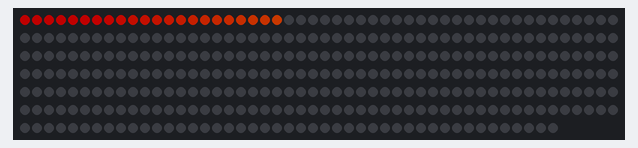
The sketch below on a simulated Arduino Uno, built with avr-gcc and run on an emulated ATmega328P. Parts: 345 RGB LEDs in strip order, left to right, continuing on the next row. Dim RGB values are drawn brighter than linear; what the sketch prints to the serial monitor is not drawn.

Above: at 0.47 s.
At 4.53 s:
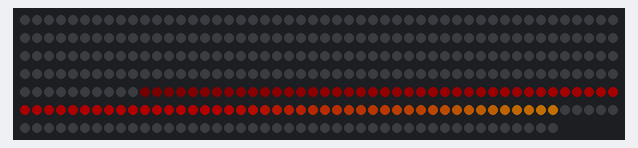
At 10.12 s:
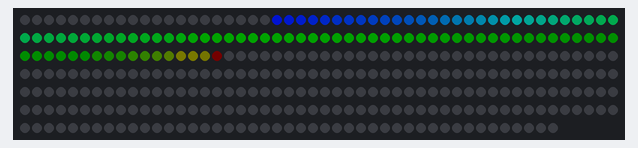
At 20.08 s:
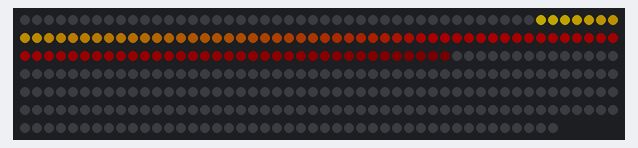
At 29.72 s:
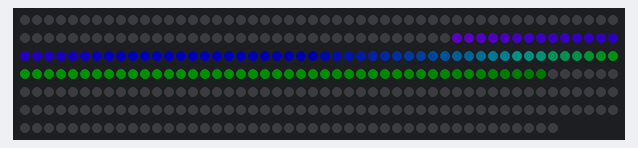
At 39.68 s:
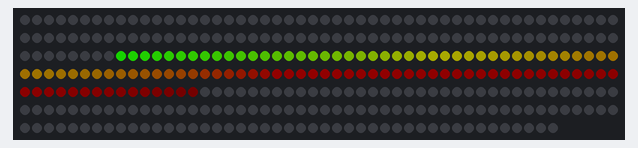

The sketch:

cylon.ino
```cpp
#include "FastLED.h"

#ifndef NUM_LEDS
// How many leds in your strip?
  #define NUM_LEDS 69*5
#endif

#ifndef BRIGHTNESS
  #define BRIGHTNESS 128
#endif

// Define the array of leds
CRGB leds[NUM_LEDS];

void setup() {
  boolean initialized = false;

  Serial.begin(9600);
  Serial.println("Lightbringer cylon");
#ifdef ATMEGA328_SOFT
  initialized = true;
  LEDS.addLeds<APA102, 11, 13, RGB, DATA_RATE_MHZ(1)>(leds, NUM_LEDS);
#endif
#ifdef ATMEGA1284_SOFT
  initialized = true;
  LEDS.addLeds<APA102, 5, 7, RGB, DATA_RATE_MHZ(1)>(leds, NUM_LEDS);
#endif
#ifdef PIXELS_APA102_12_8
  initialized = true;
  LEDS.addLeds<APA102, 12, 8, RGB, DATA_RATE_MHZ(1)>(leds, NUM_LEDS);
#endif

  if (!initialized) {
    LEDS.addLeds<APA102, 11, 13, RGB, DATA_RATE_MHZ(1)>(leds, NUM_LEDS);
  }

  LEDS.setBrightness(BRIGHTNESS);

  Serial.print("NUMLEDS:");
  Serial.println(NUM_LEDS);
}

void fadeall() { for(int i = 0; i < NUM_LEDS; i++) { leds[i].nscale8(250); } }

void loop() {
  static uint8_t hue = 0;
  Serial.print("x");
  // First slide the led in one direction
  for(int i = 0; i < NUM_LEDS; i++) {
    // Set the i'th led to red
    leds[i] = CHSV(hue++, 255, 255);
    // Show the leds
    FastLED.show();
    // now that we've shown the leds, reset the i'th led to black
    // leds[i] = CRGB::Black;
    fadeall();
    // Wait a little bit before we loop around and do it again
    delay(10);
  }
  Serial.print("x");

  // Now go in the other direction.
  for(int i = (NUM_LEDS)-1; i >= 0; i--) {
    // Set the i'th led to red
    leds[i] = CHSV(hue++, 255, 255);
    // Show the leds
    FastLED.show();
    // now that we've shown the leds, reset the i'th led to black
    // leds[i] = CRGB::Black;
    fadeall();
    // Wait a little bit before we loop around and do it again
    delay(10);
  }
}
```
